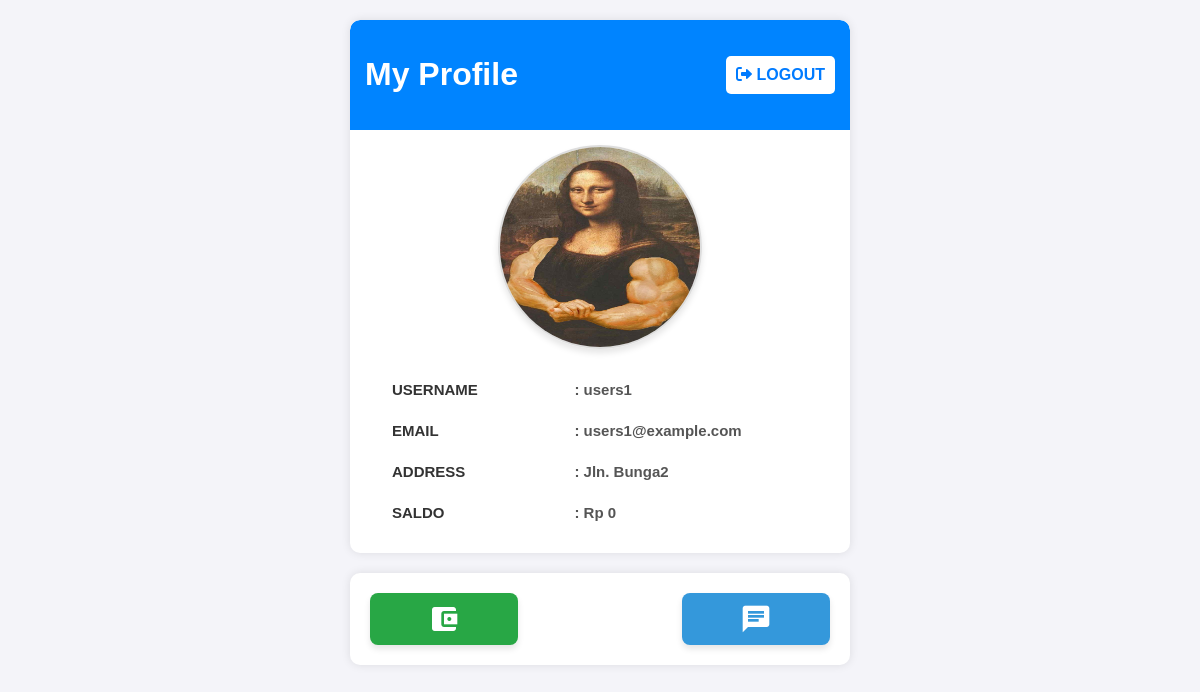
Screenshot of /Views/users/profile.php?id=2 (signed in) with the database file from the repository.
### tables this page shows
CREATE TABLE `users` (
  `id` int(11) NOT NULL AUTO_INCREMENT,
  `name` varchar(100) NOT NULL,
  `username` varchar(50) NOT NULL,
  `email` varchar(100) NOT NULL,
  `password` varchar(255) NOT NULL,
  `address` text NOT NULL,
  `role` enum('admin','user') DEFAULT 'user',
  `balance` decimal(15,2) DEFAULT 0.00,
  PRIMARY KEY (`id`),
  UNIQUE KEY `username` (`username`),
  UNIQUE KEY `email` (`email`)
);

### Views/users/profile.php (the view, shortened to what this page needs)
<?php
include __DIR__ . '/../../config/connect.php';
$user_id = $_GET['id'];
$query = "SELECT * FROM users WHERE id = '$user_id'";
$result = $conn->query($query);
if ($result->num_rows > 0) {
    $user = $result->fetch_assoc();
}
?>
</html>
<!DOCTYPE html>
<html lang="en">
<head>
    <link rel="stylesheet" type="text/css" href="/../../public/css/profile.css">
    <link href="https://cdnjs.cloudflare.com/ajax/libs/font-awesome/6.0.0-beta3/css/all.min.css" rel="stylesheet">
</head>
<body>
    <div class="container">
        <div class="header">
            <h1>My Profile</h1>
            <a href="/logout.php" class="menu-item"><i class="fas fa-sign-out-alt"></i> Logout</a>
        </div>
        <div class="img">
            <img src="../../public/img/photo-profile.jpeg" alt="labubu">
        </div>
        <table>
            <tr>
                <th>Username</th>
                <td>: <?= $user['username']; ?></td>
            </tr>
            <tr>
                <th>Email</th>
                <td>: <?= $user['email']; ?></td>
            </tr>
            <tr>
                <th>Address</th>
                <td>: <?= $user['address']; ?></td>
            </tr>
            <tr>
                <th>Saldo</th>
                <td>: Rp <?= number_format($user['balance'], 0, ',', '.'); ?></td>
            </tr>
        </table>
    </div>
    <div class="container">
        <div class="feature-content">
            <a href="/Views/users/payment/transaction.php?id=<?php echo $user['id']; ?>" class="topup-button">
                <span class="material-icons" style="font-size: 2rem">account_balance_wallet</span>
            </a>
            <a href="chat.php" class="chat-button">
                <span class="material-icons" style="font-size: 2rem">chat</span>
            </a>
        </div>
    </div>
</body>
</html>

### public/css/profile.css (style rules this page uses)
body { font-family: Arial, sans-serif; margin: 0; padding: 0; background-color: #f4f4f9; overflow-x: hidden; }
.container { max-width: 500px; margin: 20px auto; background-color: #fff; border-radius: 10px; box-shadow: 0 0 10px rgba(0, 0, 0, 0.1); overflow: hidden; position: relative; }
.feature-content { display: flex; flex-wrap: wrap; justify-content: space-between; padding: 20px; font-size: 2.5rem; }
.header { background-color: #0084ff; color: #fff; padding: 15px; border-top-left-radius: 10px; border-top-right-radius: 10px; display: flex; justify-content: space-between; align-items: center; }
.header { display: flex; align-items: center; }
.header a { text-decoration: none; color: #007BFF; background: #fff; padding: 10px 10px; border-radius: 5px; font-weight: bold; text-transform: uppercase; }
.img img { height: 200px; width: 300px; margin-top: 100px; display: block; max-width: 200px; margin: 15px auto 15px auto; border-radius: 50%; border: 2px solid #ddd; box-shadow: 0 4px 6px rgba(0, 0, 0, 0.1); }
table { width: 100%; border-collapse: collapse; margin: 20px 30px; }
table th, table td { padding: 12px; text-align: left; }
table th { font-weight: bold; text-transform: uppercase; color: #333; font-size: 15px; }
table td { color: #555; font-size: 15px; font-weight: bold; }
.topup-button { display: block; text-align: center; background-color: #28a745; color: #FFFFFF; padding: 10px 5px; width: 30%; font-size: 1.2em; font-weight: bold; text-decoration: none; border-radius: 8px; box-shadow: 0 4px 6px rgba(0, 0, 0, 0.1); transition: background-color 0.2s ease-in-out, box-shadow 0.2s ease-in-out; }
.chat-button { display: block; text-align: center; background-color: #3498db; color: #ffff; padding: 10px 5px; width: 30%; font-size: 1.2em; font-weight: bold; text-decoration: none; border-radius: 8px; box-shadow: 0 4px 6px rgba(0, 0, 0, 0.1); transition: background-color 0.2s ease-in-out, box-shadow 0.2s ease-in-out; }

### rows the page displays
users: username "users1", email "users1@example.com", address "Jln. Bunga2", balance "0"
